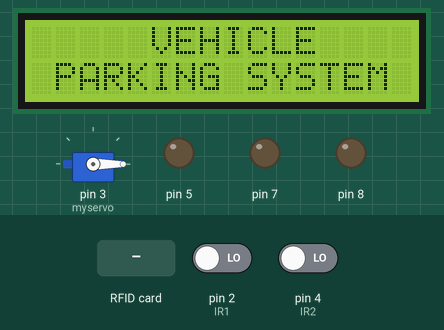
Simulated run of this sketch. Board: Arduino Uno, built with avr-gcc and run on an emulated ATmega328P. Parts: 16×2 character LCD, servo, output pins drawn as LEDs (lit = HIGH). Dashed ring = blinking. The test bench sets the inputs (shaded band); at power-on: pin 4 (IR2) LOW, pin 2 (IR1) LOW. Pins used as bus, display or sensor lines are not drawn; what the sketch prints to the serial monitor is not drawn.

Above: at 0.2 s.
3.4 s: RFID card F2 03 4C 1A held to the reader
At 5.0 s:
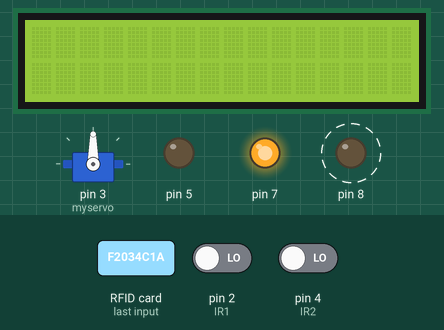
6.4 s: RFID card 5E 7A 19 C4 held to the reader
At 7.4 s:
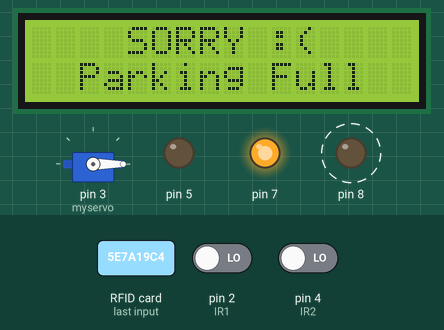
8.4 s: pin 4 (IR2) driven HIGH
At 10.8 s:
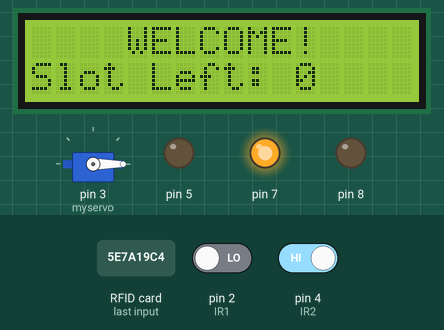
Timing chart, 0 to 12.3 s (numbered marks = the images above; inputs shaded):
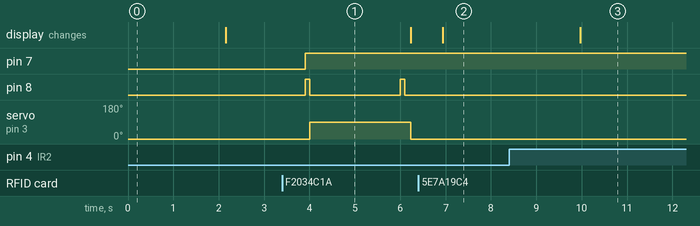

The sketch:

RFID_based_vehicle_parking_system.ino
```cpp
#include <SPI.h>
#include <MFRC522.h>
#include <Servo.h>
#include <Wire.h>
#include <LiquidCrystal_I2C.h>
LiquidCrystal_I2C lcd(0x27,16,2);
#define SS_PIN 10
#define RST_PIN 9


Servo myservo;

int yellow_led = 7;
int red_led = 5;

int IR1 = 2;
int IR2 = 4;

int Slot = 1;

int flag1 = 0;
int flag2 = 0;

int Buzzer = 8;

MFRC522 rfid(SS_PIN, RST_PIN);

MFRC522::MIFARE_Key key;

void setup() {
  //put your setup code here, to run code:
  Serial.begin(9600);
  SPI.begin();
  rfid.PCD_Init();
  lcd.begin();
  lcd.backlight();
  pinMode(IR1, INPUT);
  pinMode(IR2, INPUT);
  pinMode(7, OUTPUT);
  pinMode(5, OUTPUT);
  pinMode(8, OUTPUT);
  myservo.attach(3);
  myservo.write(0);

  lcd.setCursor (0,0);
lcd.print("     VEHICLE    ");
lcd.setCursor (0,1);
lcd.print(" PARKING SYSTEM ");
delay (2000);
lcd.clear();


  Serial.println("waiting for card...");
}
void loop() {
  //put your main code here, to run repeatedly:
  if (!rfid.PICC_IsNewCardPresent() || !rfid.PICC_ReadCardSerial())
  return;

  //Serial.print(F("PICC type: "));
  MFRC522::PICC_Type piccType = rfid.PICC_GetType(rfid.uid.sak);
  //Serial.println(rfid.PICC_GetTypeName(piccType));

  //Check is the PICC of Classic MIFAREtype
  if (piccType != MFRC522::PICC_TYPE_MIFARE_MINI &&
      piccType != MFRC522::PICC_TYPE_MIFARE_1K &&
      piccType != MFRC522::PICC_TYPE_MIFARE_4K) {
        Serial.println(F("Your tag is not of type MIFARE Classic."));
        return;
      }
      String strID = "";
      for (byte i = 0; i < 4; i++) {
        strID +=
        (rfid.uid.uidByte[i] < 0x10 ? "0" : "") +
        String(rfid.uid.uidByte[i], HEX)+
        (i != 3 ? ":" : "");
      }
      strID.toUpperCase();
      //Serial.print("Tap card key: ");
      //Serial.println(strID);
      delay(500);

      if(digitalRead (IR1) == LOW && flag1==0){
        if(Slot>0){flag1=1;
        if(flag2==0){strID.indexOf("F2:03:4C:1A") >= 0; Slot=Slot-1;}

        Serial.println("Authorised access");

        digitalWrite(7, HIGH);
        digitalWrite(5, LOW);
        digitalWrite(8, HIGH);
        delay(100);
        digitalWrite(8, LOW);
        myservo.write(90); // motor moves 90 degree

        }else{
lcd.setCursor (0,0);
lcd.print("    SORRY :(    ");
lcd.setCursor (0,1);
lcd.print("  Parking Full  ");
delay (3000);
lcd.clear();
}
}
    if(digitalRead (IR2) == LOW && flag2==0){flag2=1;
    delay(2000);
      if(flag1==0){myservo.write(90); Slot = Slot+1;}
}
if(flag1==1 && flag2==1){
          digitalWrite(7, HIGH);
        digitalWrite(5, LOW);
        digitalWrite(8, HIGH);
        delay(100);
        digitalWrite(8, LOW);
delay (100);
myservo.write(0);
flag1=0, flag2=0;
}


lcd.setCursor (0,0);
lcd.print("    WELCOME!    ");
lcd.setCursor (0,1);
lcd.print("Slot Left: ");
lcd.print(Slot);
}
```

Measured:
- after the input at 3.4 s, pin 7: LOW → HIGH after 0.51 s; pin 8: alternates HIGH for 0.10 s and LOW for 2.0 s, starting after 0.51 s; servo on pin 3 (myservo): 0° → 90° after 0.61 s, → 0° 2.2 s later
- after the input at 6.4 s, the display: changes after 0.54 s (image 2)
- after the input at 8.4 s, servo on pin 3 (myservo): stays 0° (without the input it goes to 90° after 3.6 s)
